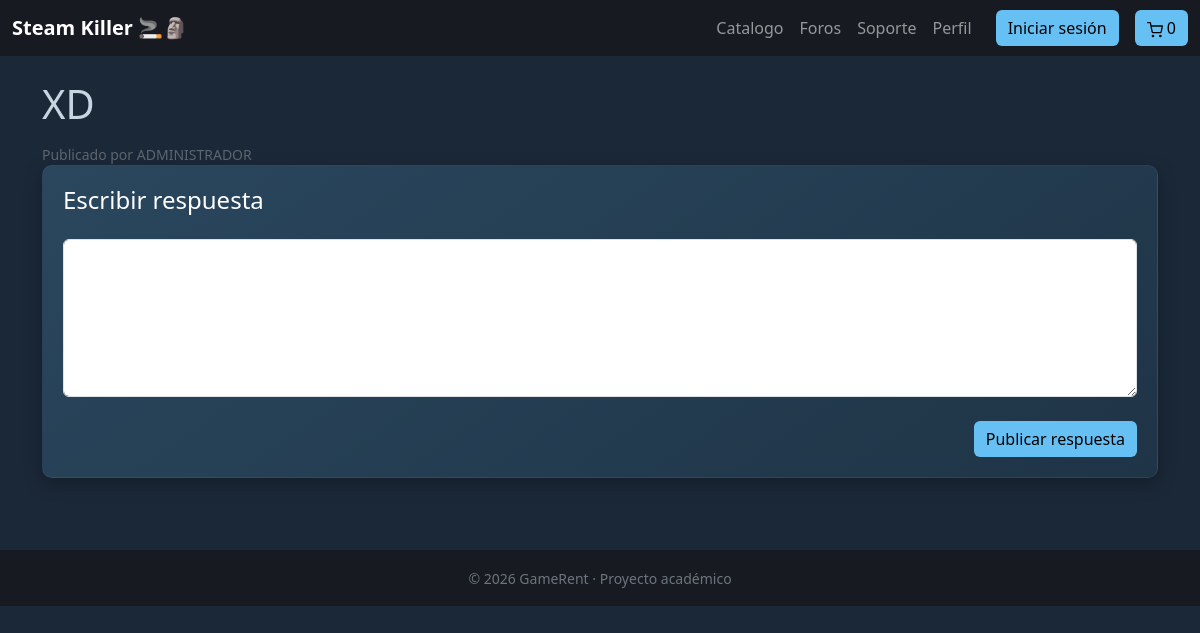
Before: /mensajes_foro.php?id=1 with the older database file.
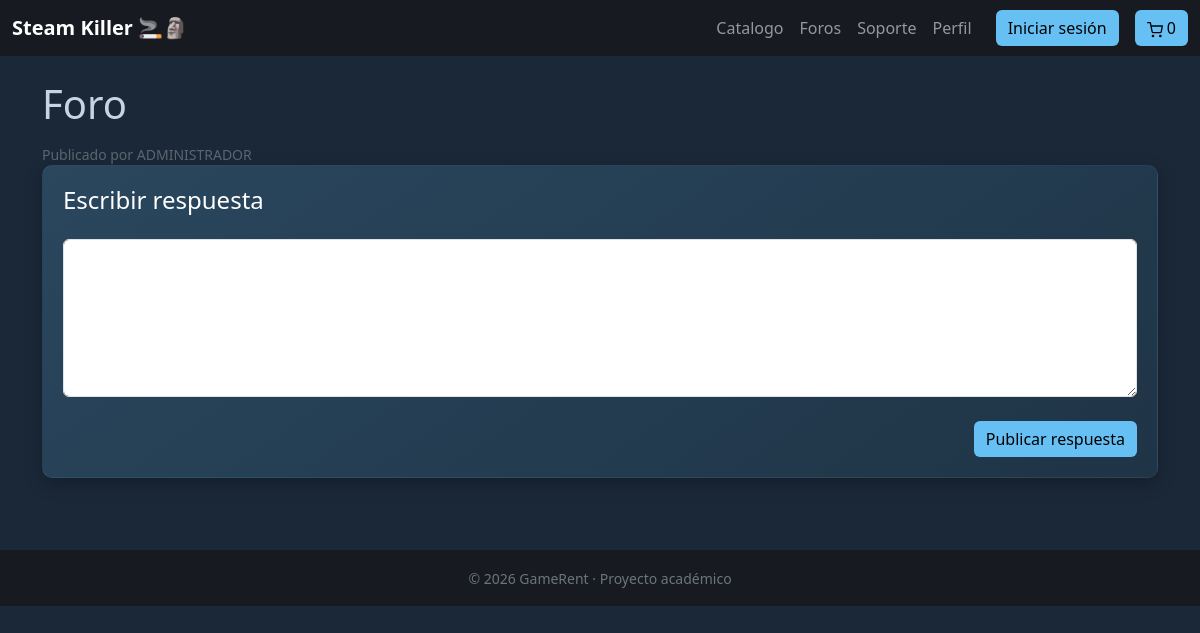
After: the same page with the newer database file.
### tables this page shows
CREATE TABLE `temas` (
  `id_tema` int(11) NOT NULL,
  `titulo` varchar(200) DEFAULT NULL,
  `id_foro` int(11) DEFAULT NULL,
  `id_usuario` int(11) DEFAULT NULL,
  `fecha_creacion` datetime DEFAULT current_timestamp()
);

CREATE TABLE `usuarios` (
  `id_usuario` int(11) NOT NULL,
  `nombre` varchar(100) NOT NULL,
  `email` varchar(100) NOT NULL,
  `password` varchar(255) NOT NULL,
  `foto` varchar(255) DEFAULT NULL,
  `nivel` int(11) DEFAULT 1,
  `estado` enum('activo','bloqueado') DEFAULT 'activo',
  `id_rol` int(11) DEFAULT 0,
  `fecha_registro` datetime DEFAULT current_timestamp()
);

### db/conexion.php (called while the page is built)
<?php
    include_once("consultas.php");
    $db = new Tienda("localhost",3306,"tfg_videoclub","root","");
?>

### db/consultas.php (called while the page is built, shortened)
<?php
class Tienda
{
	private $pdo;
	public function __construct($host, $port, $db, $user, $pass)
	{
		$this->pdo = new PDO("mysql:host=" . $host . ";port=" . $port . ";dbname=" . $db, $user, $pass);
	}
	public function obtenerTema($id_tema)
	{
		$sentencia = "SELECT t.id_tema, t.titulo, t.id_foro, t.fecha_creacion, t.id_usuario, u.nombre
                FROM temas t
                INNER JOIN usuarios u ON u.id_usuario = t.id_usuario
                WHERE t.id_tema = :id";
		$ejecucion = $this->pdo->prepare($sentencia);
		$ejecucion->execute([
			":id" => $id_tema
		]);
		return $ejecucion->fetch(PDO::FETCH_ASSOC);
	}
}
?>

### mensajes_foro.php (the view, shortened to what this page needs)
<?php
include_once("cabecera.php");
$id_tema = $_GET["id"];
$tema = $db->obtenerTema($id_tema);
?>
<div class="container py-4">
  <div class="forum-header">
    <?php if($tema): ?>
      <div class="d-flex justify-content-between align-items-start mb-2">
    <h1><?= $tema["titulo"] ?></h1>
</div>
      <div class="d-flex gap-3 text-secondary small flex-wrap">
        <span>Publicado por <?= $tema["nombre"] ?></span>
      </div>
    <?php else: ?>
      <h1>Tema no encontrado</h1>
    <?php endif; ?>
  </div>
  <div class="settings-card forum-response-box">
    <div class="card-body">
      <h4 class="mb-4">Escribir respuesta</h4>
      <textarea id="mensaje" class="form-control forum-textarea mb-4" rows="6"></textarea>
      <div class="text-end">
        <button onclick="enviarMensaje(<?= $id_tema ?>)" class="btn btn-steam">
          Publicar respuesta
        </button>
      </div>
    </div>
  </div>
</div>
<?php include_once("pie.php"); ?>

Changed rows visible on the page:
changed temas "ADMINISTRADOR": titulo "XD" → "Foro"
